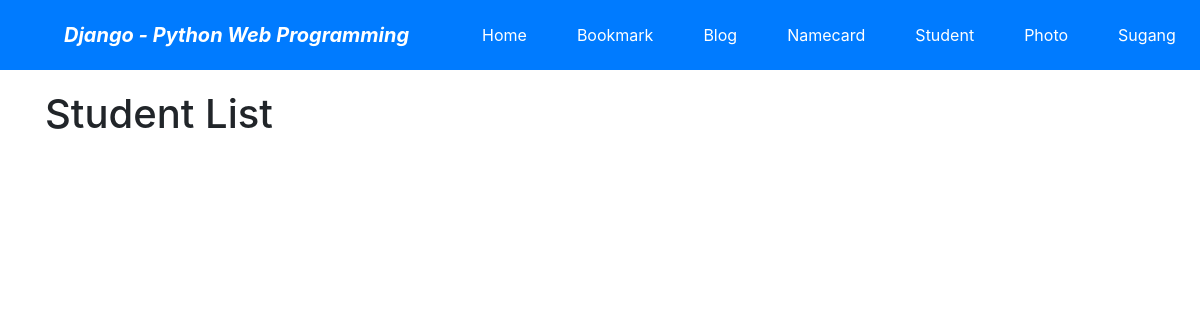
Before: /student/ with the older database file.
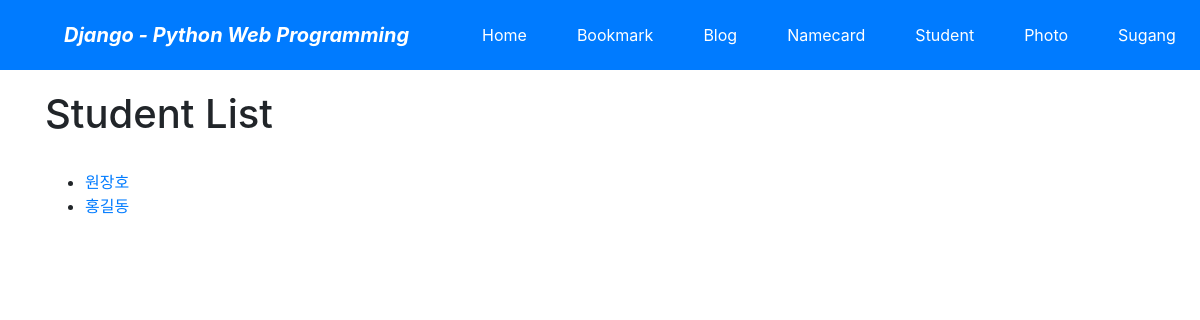
After: the same page with the newer database file.
### student/models.py (models this page shows)
class Student(models.Model):
    name = models.CharField('NAME', max_length=100, blank=False)
    stdnum = models.CharField('STDNUM', max_length=50, blank=False)
    grade = models.CharField('GRADE', max_length=50, blank=False)
    major = models.CharField('MAJOR', max_length=50, blank=False)
    add_dt = models.DateField('ADD', auto_now=False, null=True)
    owner = models.ForeignKey(User, on_delete=models.CASCADE, blank=True, null=True)
    def __str__(self):
        return self.name
    class Meta:
        ordering = ('stdnum','name')

### student/views.py (the view)
# urls.py: path('', views.StudentLV.as_view(),name='index'),
class StudentLV(ListView):
    model = Student

### student/templates/student/student_list.html (shortened to what this page needs)
{% extends "base.html" %}
{% block content %}
    <h1>Student List</h1>
    <br>
    <ul>
        {% for student in object_list %}
        <li><a href="{% url 'student:detail' student.id %}">{{ student }}</a></li>
    {% endfor %}
    </ul>
{% endblock %}

Changed rows visible on the page:
added Student: name "원장호"
added Student: name "홍길동"
